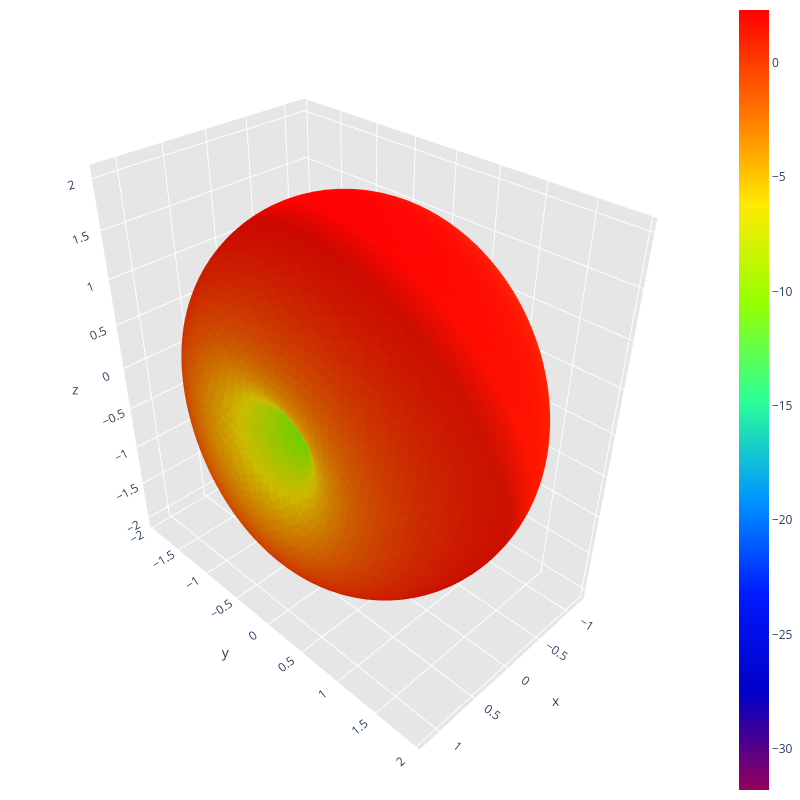
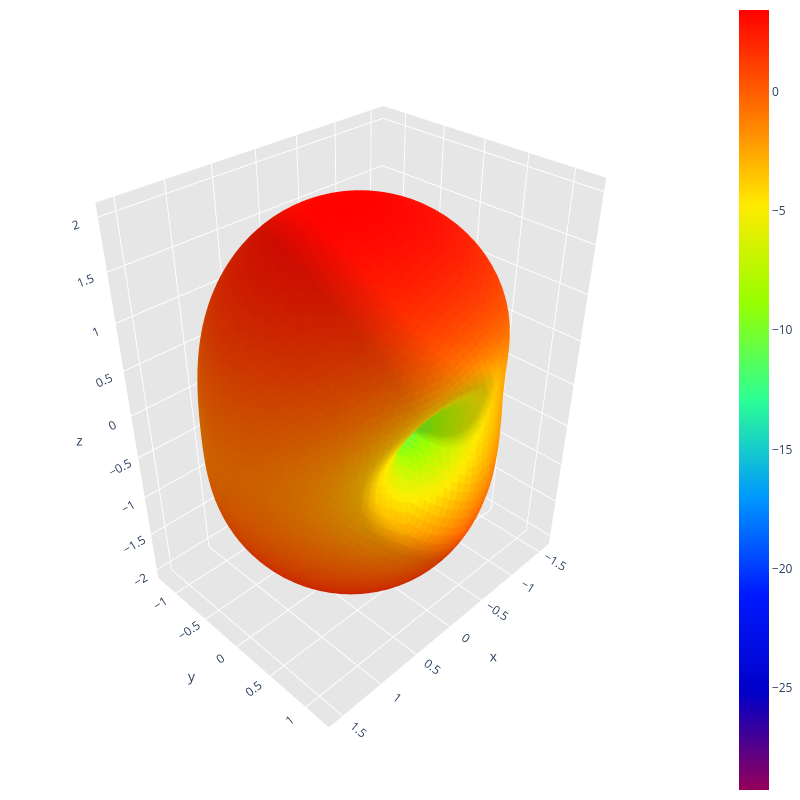
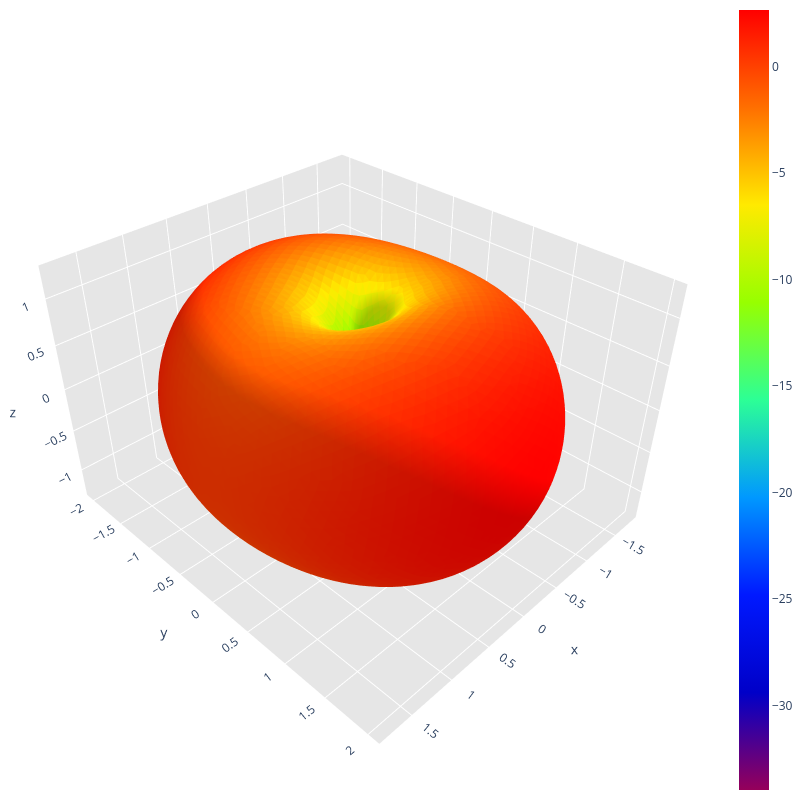
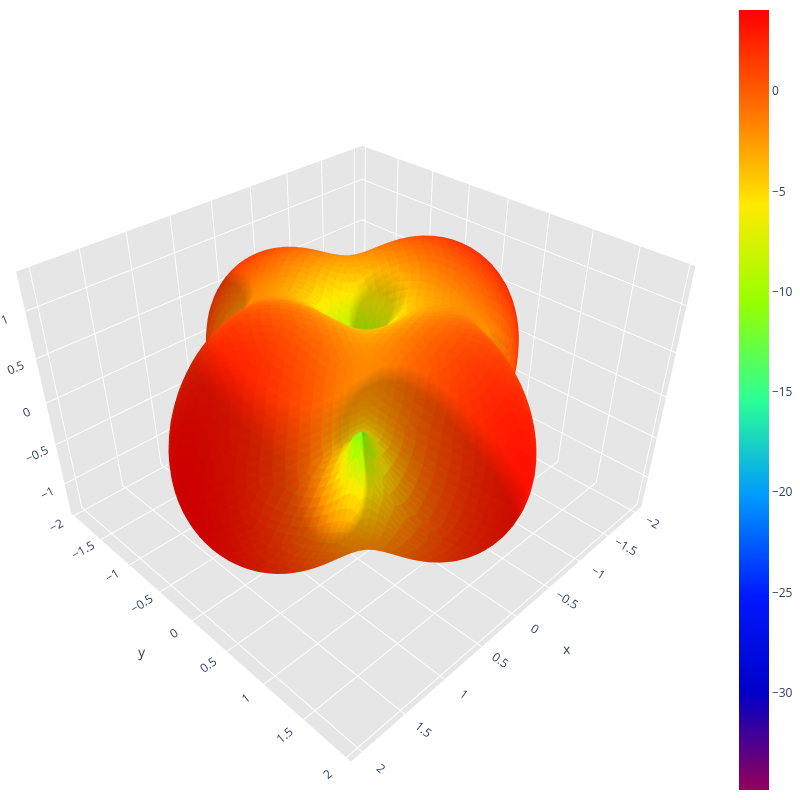

The code cell stored with these charts, in order, in its notebook:
### Code cell
# 6. Far-field pattern of the first 6 modes, at the same design frequency.
#    save_image=True writes cma_mode<n>_farfield_<name>.pdf into data/fig_image/
#    (efield2's renderer forces an empty title, so the mode is identified by the
#    filename rather than inside the image).
_, triangles, edges, _vecteurs_rho = DataManager_rwg2.load_data(path.mat_mesh2)
freq_cma, _omega, _mu, _epsilon, light_speed_c, eta, _Z = DataManager_rwg3.load_data(path.mat_impedance)

for n in range(n_modes_cma):
    J_n = modal_data.eigenvectors[:, n]
    sphere_points, sphere_triangles, gain_db, directivity_max = compute_modal_farfield(
        triangles, edges, J_n, freq_cma, light_speed_c, eta)
    print(f"Mode {n + 1} (lambda = {modal_data.eigenvalues[n]:.4f}): "
          f"peak directivity = {10 * np.log10(directivity_max):.2f} dBi")
    fig = ModalVisualizer.plot_mode_farfield(sphere_points, sphere_triangles, gain_db,
                                              mode_index=n, eigenvalue=modal_data.eigenvalues[n],
                                              save_image=True, antenna_name=path.name)
    fig.show()

### Figure 1 — Plotly figure (JSON) as saved in the notebook; plotly's stock layout.template omitted (floating-point values rounded to 4 significant figures; data arrays with more than 128 entries replaced by an {"elided": "..."} marker saying what was removed)
{"data": [{"facecolor": {"elided": "10296 str values"}, "i": {"elided": "10296 int values"}, "j": {"elided": "10296 int values"}, "k": {"elided": "10296 int values"}, "name": "", "type": "mesh3d", "x": {"elided": "5150 float values"}, "y": {"elided": "5150 float values"}, "z": {"elided": "5150 float values"}}, {"hoverinfo": "none", "marker": {"color": [-31.8, 2.304], "colorscale": [[0, "rgb(150, 0, 90)"], [0.125, "rgb(0, 0, 200)"], [0.25, "rgb(0, 25, 255)"], [0.375, "rgb(0, 152, 255)"], [0.5, "rgb(44, 255, 150)"], [0.625, "rgb(151, 255, 0)"], [0.75, "rgb(255, 234, 0)"], [0.875, "rgb(255, 111, 0)"], [1, "rgb(255, 0, 0)"]], "showscale": true, "size": 0.1}, "mode": "markers", "showlegend": false, "type": "scatter3d", "x": [1.225e-16], "y": [-2.999e-32], "z": [2.0]}], "layout": {"height": 800, "margin": {"b": 0, "l": 0, "r": 0, "t": 0}, "paper_bgcolor": "rgba(0,0,0,0)", "plot_bgcolor": "rgba(0,0,0,0)", "scene": {"aspectratio": {"x": 0.5956, "y": 0.9598, "z": 1}, "xaxis": {"backgroundcolor": "rgb(230, 230, 230)", "gridcolor": "rgb(255, 255, 255)", "showbackground": true, "zerolinecolor": "rgb(255, 255, 255)"}, "yaxis": {"backgroundcolor": "rgb(230, 230, 230)", "gridcolor": "rgb(255, 255, 255)", "showbackground": true, "zerolinecolor": "rgb(255, 255, 255)"}, "zaxis": {"backgroundcolor": "rgb(230, 230, 230)", "gridcolor": "rgb(255, 255, 255)", "showbackground": true, "zerolinecolor": "rgb(255, 255, 255)"}}, "title": {"text": ""}, "width": 800}}

### Figure 2 — Plotly figure (JSON) as saved in the notebook; plotly's stock layout.template omitted (floating-point values rounded to 4 significant figures; data arrays with more than 128 entries replaced by an {"elided": "..."} marker saying what was removed)
{"data": [{"facecolor": {"elided": "10296 str values"}, "i": {"elided": "10296 int values"}, "j": {"elided": "10296 int values"}, "k": {"elided": "10296 int values"}, "name": "", "type": "mesh3d", "x": {"elided": "5150 float values"}, "y": {"elided": "5150 float values"}, "z": {"elided": "5150 float values"}}, {"hoverinfo": "none", "marker": {"color": [-29.3, 3.444], "colorscale": [[0, "rgb(150, 0, 90)"], [0.125, "rgb(0, 0, 200)"], [0.25, "rgb(0, 25, 255)"], [0.375, "rgb(0, 152, 255)"], [0.5, "rgb(44, 255, 150)"], [0.625, "rgb(151, 255, 0)"], [0.75, "rgb(255, 234, 0)"], [0.875, "rgb(255, 111, 0)"], [1, "rgb(255, 0, 0)"]], "showscale": true, "size": 0.1}, "mode": "markers", "showlegend": false, "type": "scatter3d", "x": [1.225e-16], "y": [-2.999e-32], "z": [2.0]}], "layout": {"height": 800, "margin": {"b": 0, "l": 0, "r": 0, "t": 0}, "paper_bgcolor": "rgba(0,0,0,0)", "plot_bgcolor": "rgba(0,0,0,0)", "scene": {"aspectratio": {"x": 0.7871, "y": 0.6156, "z": 1}, "xaxis": {"backgroundcolor": "rgb(230, 230, 230)", "gridcolor": "rgb(255, 255, 255)", "showbackground": true, "zerolinecolor": "rgb(255, 255, 255)"}, "yaxis": {"backgroundcolor": "rgb(230, 230, 230)", "gridcolor": "rgb(255, 255, 255)", "showbackground": true, "zerolinecolor": "rgb(255, 255, 255)"}, "zaxis": {"backgroundcolor": "rgb(230, 230, 230)", "gridcolor": "rgb(255, 255, 255)", "showbackground": true, "zerolinecolor": "rgb(255, 255, 255)"}}, "title": {"text": ""}, "width": 800}}

### Figure 3 — Plotly figure (JSON) as saved in the notebook; plotly's stock layout.template omitted (floating-point values rounded to 4 significant figures; data arrays with more than 128 entries replaced by an {"elided": "..."} marker saying what was removed)
{"data": [{"facecolor": {"elided": "10296 str values"}, "i": {"elided": "10296 int values"}, "j": {"elided": "10296 int values"}, "k": {"elided": "10296 int values"}, "name": "", "type": "mesh3d", "x": {"elided": "5150 float values"}, "y": {"elided": "5150 float values"}, "z": {"elided": "5150 float values"}}, {"hoverinfo": "none", "marker": {"color": [-33.96, 2.659], "colorscale": [[0, "rgb(150, 0, 90)"], [0.125, "rgb(0, 0, 200)"], [0.25, "rgb(0, 25, 255)"], [0.375, "rgb(0, 152, 255)"], [0.5, "rgb(44, 255, 150)"], [0.625, "rgb(151, 255, 0)"], [0.75, "rgb(255, 234, 0)"], [0.875, "rgb(255, 111, 0)"], [1, "rgb(255, 0, 0)"]], "showscale": true, "size": 0.1}, "mode": "markers", "showlegend": false, "type": "scatter3d", "x": [6.123e-20], "y": [-1.5e-35], "z": [0.001]}], "layout": {"height": 800, "margin": {"b": 0, "l": 0, "r": 0, "t": 0}, "paper_bgcolor": "rgba(0,0,0,0)", "plot_bgcolor": "rgba(0,0,0,0)", "scene": {"aspectratio": {"x": 0.8849, "y": 1, "z": 0.6301}, "xaxis": {"backgroundcolor": "rgb(230, 230, 230)", "gridcolor": "rgb(255, 255, 255)", "showbackground": true, "zerolinecolor": "rgb(255, 255, 255)"}, "yaxis": {"backgroundcolor": "rgb(230, 230, 230)", "gridcolor": "rgb(255, 255, 255)", "showbackground": true, "zerolinecolor": "rgb(255, 255, 255)"}, "zaxis": {"backgroundcolor": "rgb(230, 230, 230)", "gridcolor": "rgb(255, 255, 255)", "showbackground": true, "zerolinecolor": "rgb(255, 255, 255)"}}, "title": {"text": ""}, "width": 800}}

### Figure 4 — Plotly figure (JSON) as saved in the notebook; plotly's stock layout.template omitted (floating-point values rounded to 4 significant figures; data arrays with more than 128 entries replaced by an {"elided": "..."} marker saying what was removed)
{"data": [{"facecolor": {"elided": "10296 str values"}, "i": {"elided": "10296 int values"}, "j": {"elided": "10296 int values"}, "k": {"elided": "10296 int values"}, "name": "", "type": "mesh3d", "x": {"elided": "5150 float values"}, "y": {"elided": "5150 float values"}, "z": {"elided": "5150 float values"}}, {"hoverinfo": "none", "marker": {"color": [-34.85, 4.05], "colorscale": [[0, "rgb(150, 0, 90)"], [0.125, "rgb(0, 0, 200)"], [0.25, "rgb(0, 25, 255)"], [0.375, "rgb(0, 152, 255)"], [0.5, "rgb(44, 255, 150)"], [0.625, "rgb(151, 255, 0)"], [0.75, "rgb(255, 234, 0)"], [0.875, "rgb(255, 111, 0)"], [1, "rgb(255, 0, 0)"]], "showscale": true, "size": 0.1}, "mode": "markers", "showlegend": false, "type": "scatter3d", "x": [6.123e-20], "y": [-1.5e-35], "z": [0.001]}], "layout": {"height": 800, "margin": {"b": 0, "l": 0, "r": 0, "t": 0}, "paper_bgcolor": "rgba(0,0,0,0)", "plot_bgcolor": "rgba(0,0,0,0)", "scene": {"aspectratio": {"x": 1, "y": 0.9657, "z": 0.6568}, "xaxis": {"backgroundcolor": "rgb(230, 230, 230)", "gridcolor": "rgb(255, 255, 255)", "showbackground": true, "zerolinecolor": "rgb(255, 255, 255)"}, "yaxis": {"backgroundcolor": "rgb(230, 230, 230)", "gridcolor": "rgb(255, 255, 255)", "showbackground": true, "zerolinecolor": "rgb(255, 255, 255)"}, "zaxis": {"backgroundcolor": "rgb(230, 230, 230)", "gridcolor": "rgb(255, 255, 255)", "showbackground": true, "zerolinecolor": "rgb(255, 255, 255)"}}, "title": {"text": ""}, "width": 800}}
